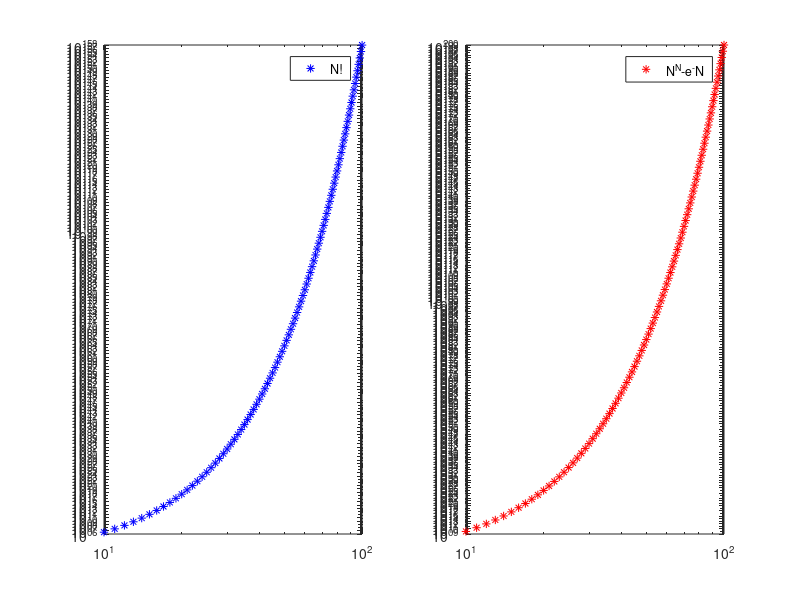
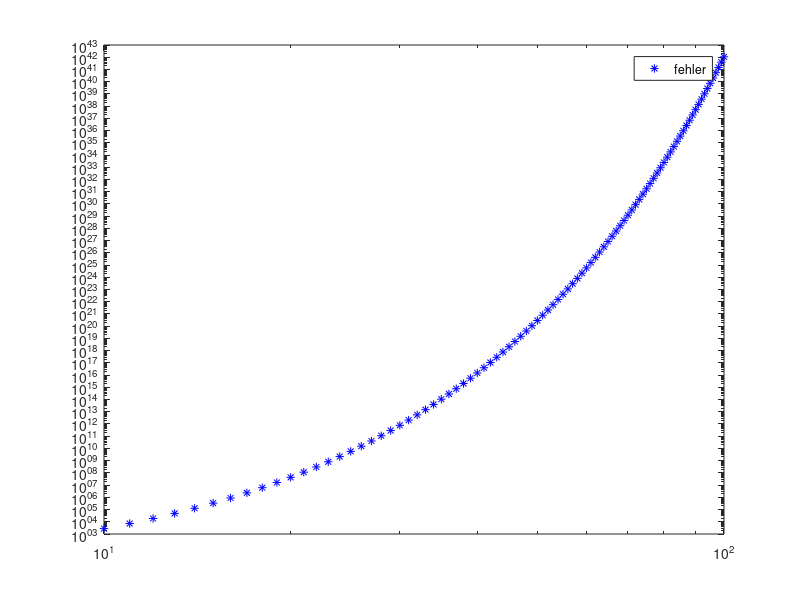
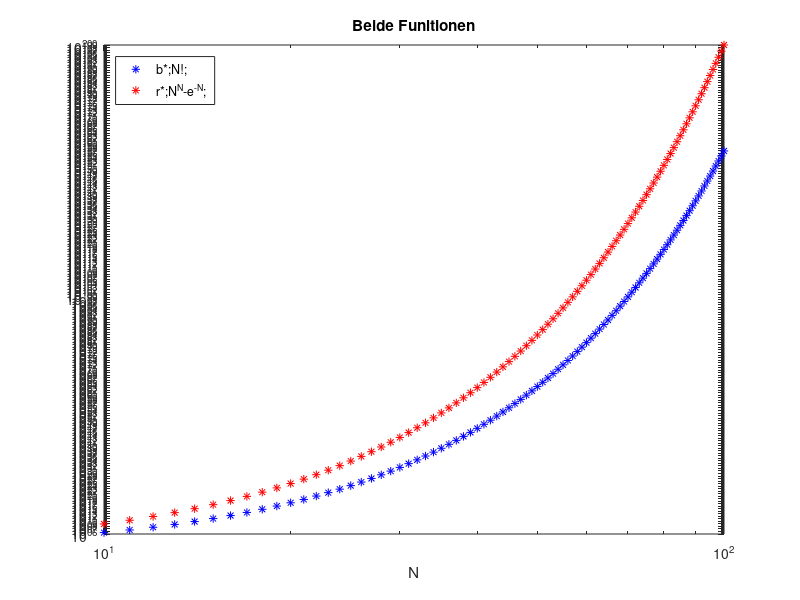

MATLAB code to generate these figures, in order:
% Ein kleines Programm zur Abschätzung von N!

close all;
clear all;

f1 = @(N) factorial(N)
f2 = @(N) N.^N-e.^(-N)

x = 10:100;
y1 = f1(x);
y2 = f2(x);

figure
subplot(1, 2, 1)
loglog(x, y1, 'b*;N!;')
subplot(1, 2, 2)
loglog(x, y2, 'r*;N^N-e^-N;')
saveas(gcf,'loglog','pdf')

fehler = abs(y1-y2)./y1
figure
loglog(x, fehler, 'b*;fehler;')
saveas(gcf,'plot','pdf')

figure
loglog(x, y1, 'b*;N!;', x, y2, 'r*;N^N-e^-^N;')
xlabel('N')
title('Beide Funltionen')
h = legend('b*;N!;', 'r*;N^N-e^-^N;')
legend(h, 'location', 'northwest')
saveas(gcf,'beide','pdf')
